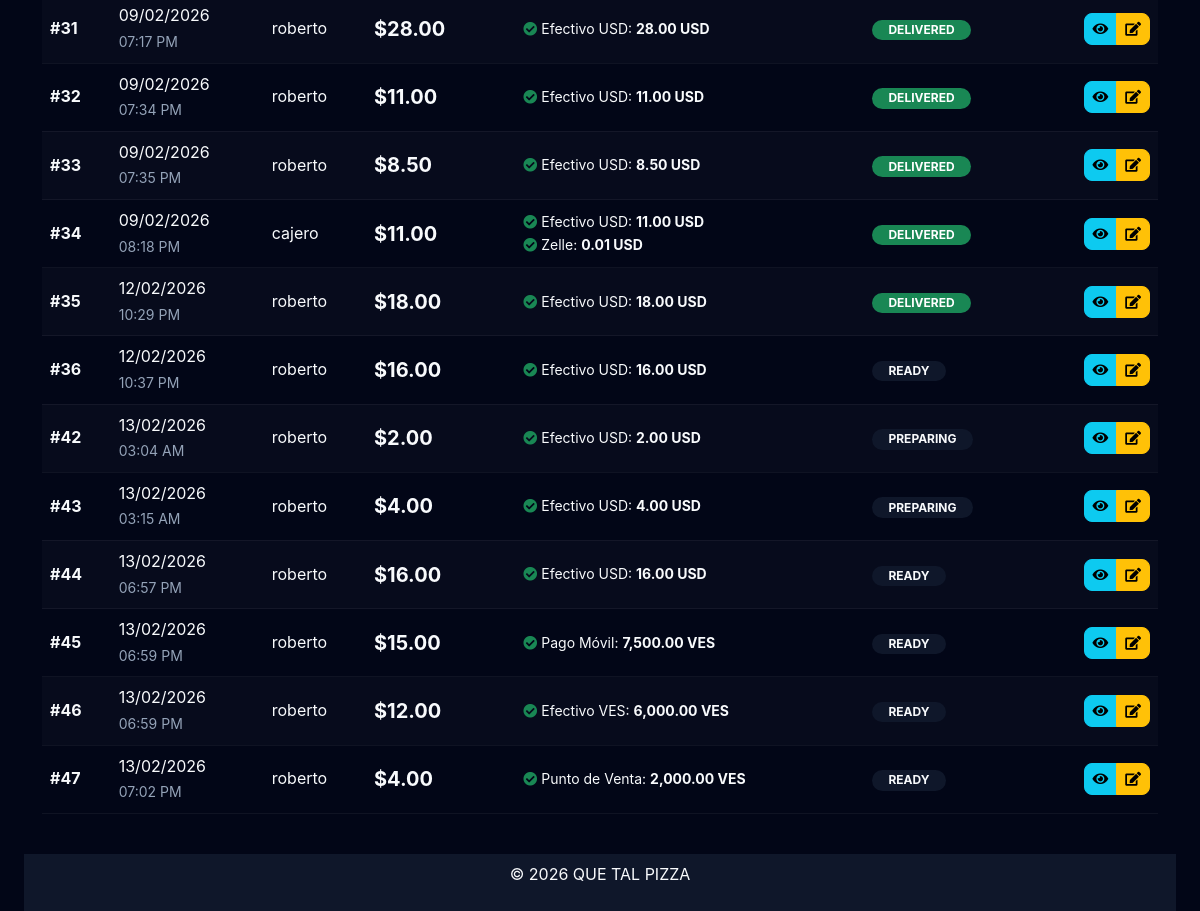
The page /admin/ventas.php (signed in, lower part) on the database as committed earlier.
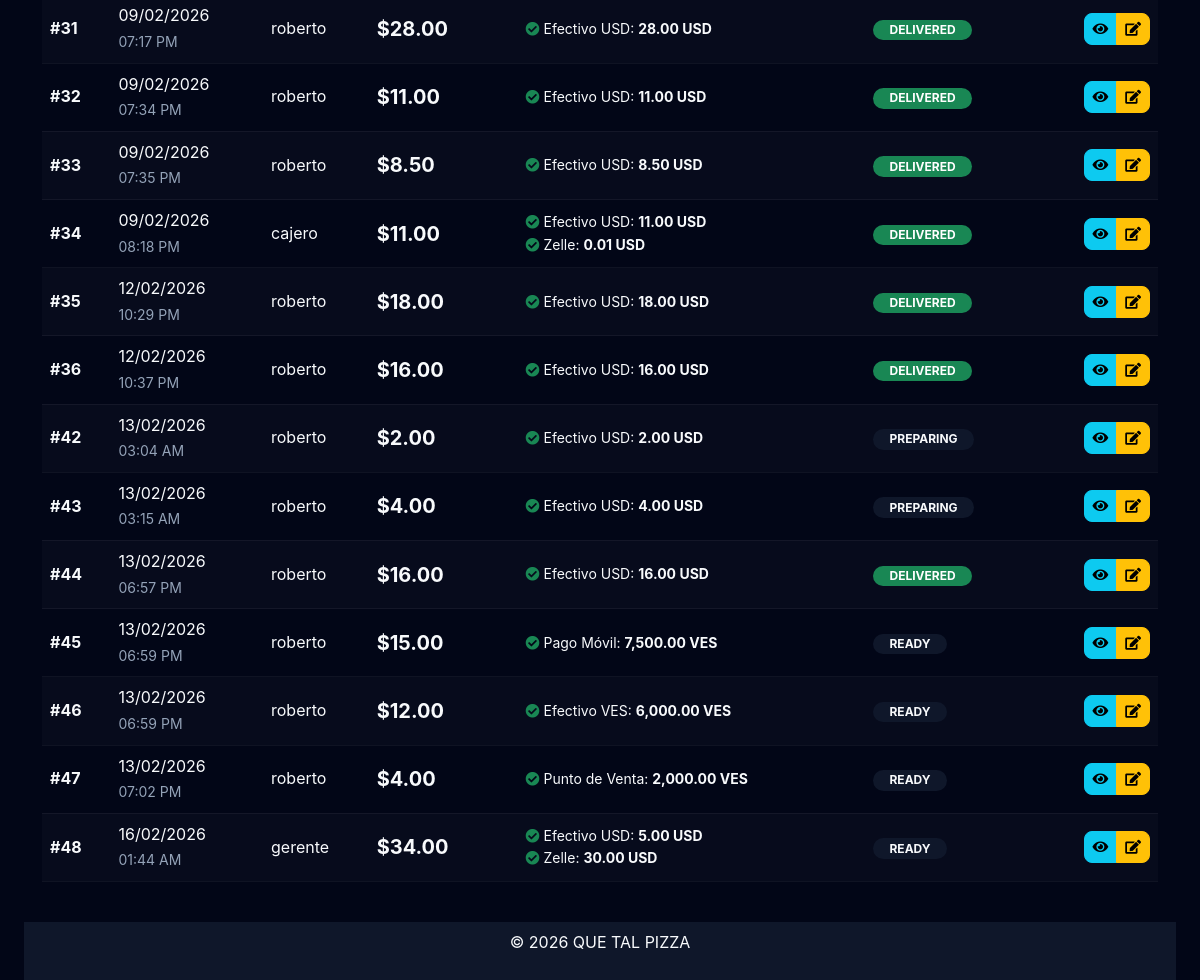
The same page on the database as committed later.
### tables this page shows
CREATE TABLE `orders` (
  `id` int(11) NOT NULL,
  `user_id` int(11) NOT NULL,
  `total_price` decimal(10,2) NOT NULL,
  `exchange_rate` decimal(10,4) DEFAULT 1.0000,
  `status` enum('pending','paid','preparing','ready','delivered','cancelled') DEFAULT 'pending',
  `consumption_type` enum('dine_in','takeaway','delivery') DEFAULT 'dine_in',
  `shipping_address` text NOT NULL,
  `shipping_method` varchar(100) DEFAULT NULL,
  `tracking_number` varchar(100) DEFAULT NULL,
  `created_at` timestamp NULL DEFAULT current_timestamp(),
  `updated_at` timestamp NULL DEFAULT NULL ON UPDATE current_timestamp(),
  `kds_kitchen_ready` tinyint(1) DEFAULT 0,
  `kds_pizza_ready` tinyint(1) DEFAULT 0
);

CREATE TABLE `users` (
  `id` int(11) NOT NULL,
  `name` varchar(100) NOT NULL,
  `email` varchar(150) NOT NULL,
  `password` varchar(255) NOT NULL,
  `phone` varchar(20) NOT NULL,
  `document_id` varchar(50) NOT NULL,
  `address` text NOT NULL,
  `role` enum('admin','user') NOT NULL DEFAULT 'user',
  `profile_pic` varchar(255) DEFAULT 'default.jpg',
  `balance` decimal(10,2) DEFAULT 0.00,
  `salary_amount` decimal(20,6) NOT NULL DEFAULT 0.000000,
  `salary_frequency` enum('weekly','biweekly','monthly') NOT NULL DEFAULT 'monthly',
  `job_role` enum('manager','kitchen','cashier','delivery','other') NOT NULL DEFAULT 'other',
  `reset_token` varchar(255) DEFAULT NULL,
  `token_expiry` datetime DEFAULT NULL,
  `created_at` timestamp NULL DEFAULT current_timestamp(),
  `updated_at` timestamp NULL DEFAULT current_timestamp() ON UPDATE current_timestamp()
);

CREATE TABLE `transactions` (
  `id` int(11) NOT NULL,
  `cash_session_id` int(11) NOT NULL,
  `type` enum('income','expense') NOT NULL,
  `amount` decimal(12,2) NOT NULL,
  `currency` enum('USD','VES') NOT NULL,
  `exchange_rate` decimal(10,2) NOT NULL DEFAULT 1.00,
  `amount_usd_ref` decimal(12,2) NOT NULL DEFAULT 0.00,
  `payment_method_id` int(11) NOT NULL,
  `reference_type` enum('order','purchase','adjustment','manual','debt_payment') NOT NULL DEFAULT 'manual',
  `reference_id` int(11) DEFAULT NULL,
  `description` text DEFAULT NULL,
  `created_by` int(11) NOT NULL,
  `created_at` timestamp NULL DEFAULT current_timestamp()
);

CREATE TABLE `payment_methods` (
  `id` int(11) NOT NULL,
  `name` varchar(50) NOT NULL,
  `currency` enum('USD','VES') NOT NULL,
  `type` enum('cash','bank','digital') NOT NULL DEFAULT 'cash',
  `is_active` tinyint(1) DEFAULT 1
);

### templates/autoload.php (called while the page is built, shortened)
<?php
require_once __DIR__ . '/../funciones/OrderManager.php';
require_once __DIR__ . '/../funciones/UserManager.php';
$orderManager = new OrderManager($db);

### funciones/OrderManager.php (called while the page is built, shortened)
<?php
class OrderManager
{
    private $db;
    public function __construct($db = null)
    {
        $this->db = $db ?? Database::getConnection();
    }
    public function getOrdersBySearchAndFilter($search = '', $filter = '')
    {
        $sql = "SELECT orders.*, users.name AS customer_name FROM orders JOIN users ON orders.user_id = users.id WHERE 1";
        $stmt = $this->db->prepare($sql);
        $stmt->execute();
        return $stmt->fetchAll(PDO::FETCH_ASSOC);
    }
}
?>

### admin/ventas.php (the view, shortened to what this page needs)
<?php
require_once '../templates/autoload.php';
require_once '../templates/header.php';
$search = $_GET['search'] ?? '';
$filter = $_GET['filter'] ?? '';
$ventas = $orderManager->getOrdersBySearchAndFilter($search, $filter);
?>
<div class="container mt-5">
    <div class="table-responsive">
        <table class="table table-striped table-hover align-middle">
            <tbody>
                <?php if (!empty($ventas)): ?>
                    <?php foreach ($ventas as $venta): ?>
                        <?php
                        $badgeClass = match ($venta['status']) {
                            'paid', 'delivered' => 'bg-success',
                            'pending' => 'bg-warning text-dark',
                            'cancelled' => 'bg-danger',
                            default => 'bg-secondary'
                        };
                        $stmt = $db->prepare("SELECT pm.name, t.amount, t.currency
                                                  FROM transactions t
                                                  JOIN payment_methods pm ON t.payment_method_id = pm.id
                                                  WHERE t.reference_type = 'order'
                                                  AND t.reference_id = ?
                                                  AND t.type = 'income'");
                        $stmt->execute([$venta['id']]);
                        $pagos = $stmt->fetchAll(PDO::FETCH_ASSOC);
                        ?>
                        <tr>
                            <td class="fw-bold">#<?= htmlspecialchars($venta['id']) ?></td>
                            <td>
                                <?= date('d/m/Y', strtotime($venta['created_at'])) ?><br>
                                <small class="text-muted"><?= date('h:i A', strtotime($venta['created_at'])) ?></small>
                            </td>
                            <td><?= htmlspecialchars($venta['customer_name'] ?? 'Cliente General') ?></td>
                            <td class="fw-bold fs-5">$<?= number_format($venta['total_price'], 2) ?></td>
                            <td>
                                <?php if (empty($pagos)): ?>
                                    <span class="text-muted small">Sin registro contable</span>
                                <?php else: ?>
                                    <ul class="list-unstyled mb-0 small">
                                        <?php foreach ($pagos as $pago): ?>
                                            <li>
                                                <i class="fa fa-check-circle text-success"></i>
                                                <?= $pago['name'] ?>:
                                                <strong><?= number_format($pago['amount'], 2) ?>                 <?= $pago['currency'] ?></strong>
                                            </li>
                                        <?php endforeach; ?>
                                    </ul>
                                <?php endif; ?>
                            </td>
                            <td>
                                <span class="badge <?= $badgeClass ?> rounded-pill px-3">
                                    <?= strtoupper($venta['status']) ?>
                                </span>
                            </td>
                            <td class="text-end">
                                <div class="btn-group">
                                    <a href="ver_venta.php?id=<?= $venta['id'] ?>" class="btn btn-sm btn-info"
                                        title="Ver Detalles">
                                        <i class="fa fa-eye"></i>
                                    </a>
                                    <a href="editar_venta.php?id=<?= $venta['id'] ?>" class="btn btn-sm btn-warning"
                                        title="Editar Estado">
                                        <i class="fa fa-edit"></i>
                                    </a>
                                </div>
                            </td>
                        </tr>
                    <?php endforeach; ?>
                <?php endif; ?>
            </tbody>
        </table>
    </div>
</div>
<?php require_once '../templates/footer.php'; ?>

Rows that differ between the two databases and show on the page:
changed orders "10:37 PM": status "READY" → "DELIVERED"
changed orders "06:57 PM": status "READY" → "DELIVERED"
added orders: id "48", created_at "16/02/2026", created_at "01:44 AM", user.name "gerente", total_price "34.00", status "READY"
now on this page (row unchanged): transactions: payment_method.name "Efectivo USD", amount "5.00", currency "USD", shown under "48"
added transactions: payment_method.name "Zelle", amount "30.00", currency "USD", shown under "48"
